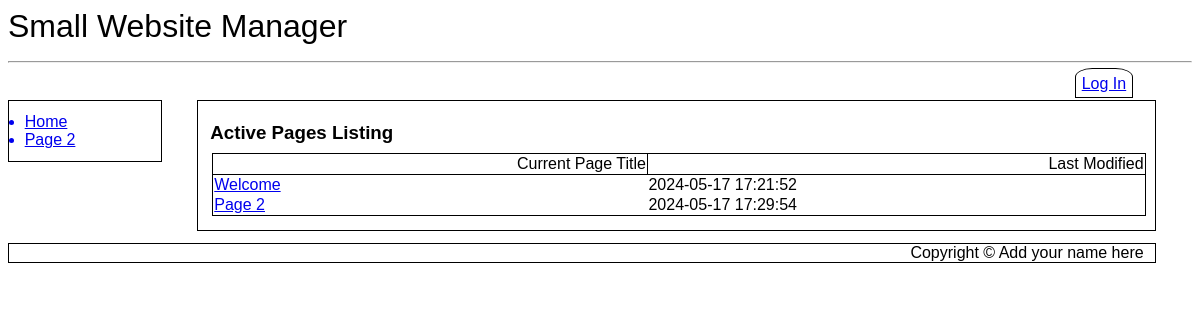
The app's page /activepagelist.php with its own data.
### tables this page shows
CREATE TABLE `SubMenus` (
  `MenuID` int(11) NOT NULL,
  `LinkID` int(11) NOT NULL,
  `Page_ID` int(11) NOT NULL DEFAULT 0,
  `Menu_Entry` varchar(20) NOT NULL,
  `Title` varchar(500) NOT NULL,
  `Active` tinyint(1) NOT NULL DEFAULT 1
);

CREATE TABLE `Cust_Pages` (
  `Page_ID` int(11) NOT NULL,
  `Page_Iteration` int(11) NOT NULL,
  `Parent_Iteration` int(11) NOT NULL DEFAULT 0,
  `Title` text NOT NULL,
  `Body` text NOT NULL,
  `Last_Modified` datetime NOT NULL DEFAULT current_timestamp(),
  `Last_Author` int(11) NOT NULL
);

### activepagelist.php (the view, shortened to what this page needs)
<?php
include ("db_connect.inc");
include ("header.inc");
include ("navbar.inc");
?>
<article id="main">
<h3>Active Pages Listing</h3>
<?php
echo "<table class='news'>\r\n";
echo "<tr><th>Current Page Title</th><th>Last Modified</th></tr>";
$query = "SELECT Cust_Pages.Title, Cust_Pages.Page_ID, Cust_Pages.Last_Modified FROM Cust_Pages INNER JOIN Cust_Pages_DATA ON Cust_Pages_DATA.Page_ID=Cust_Pages.Page_ID AND Cust_Pages_DATA.Page_Iteration=Cust_Pages.Page_Iteration WHERE Cust_Pages_DATA.Active=1;";
$result = mysqli_query($cxn,$query) or die ("Couldn't execute query.");
while($row = mysqli_fetch_assoc($result))
{
	echo "<tr><td><a href=\"pagehistory.php?pageID={$row['Page_ID']}\">{$row['Title']}</a></td><td>{$row['Last_Modified']}</td></tr>";
}
echo  "</table>\r\n";
?>
</article>
<?php
include ("footer.inc");
?>

### navbar.inc (shortened to what this page needs)
<nav id="vnav1">
<?php
$query = "SELECT Menu_Entry, Title FROM SubMenus WHERE MenuID='1' AND Active=1 ORDER BY LinkID ASC LIMIT 10";
$result = mysqli_query($cxn,$query) or die ("Couldn't execute query.");
while($row = mysqli_fetch_assoc($result))
{
	$menuEntry = $row['Menu_Entry'];
	$pageTitle = $row['Title'];
	$pageTitle = preg_replace('/ /', '_', $pageTitle);
	echo "<a href='$pageTitle'>$menuEntry</a>\r\n";
}
?>
</nav>

### style.css (style rules this page uses)
* { font-family: Arial, sans-serif; box-sizing: border-box; }
h1, h2, h3 { padding: 0%; margin-top: 1%; margin-bottom: 1%; }
article#main { margin-left:16%; width: 81%; float:none; border: 1px solid black; padding: 1%; }
nav#vnav1 { width:13%; float:left; border: 1px solid black; padding: 1%; clear: both; margin-top: 0%; }
nav#vnav1 a { display: list-item; list-style-type: disc; margin-left: 3%; }
table.news { border: 1px solid black; width: 100%; margin: 2px; margin-bottom: 5px; padding: 10px; border-collapse: collapse; text-align: left; border: 1px solid black; margin: 2px; }
th { border: 1px solid black; font-weight: normal; text-align: right; }

### records on screen
submenus: Menu_Entry "Home"
submenus: Menu_Entry "Page 2"
cust_pages: Title "Welcome", Last_Modified "2024-05-17 17:21:52"
cust_pages: Title "Page 2", Last_Modified "2024-05-17 17:29:54"

### other values on screen
$websiteName "Small Website Manager"
